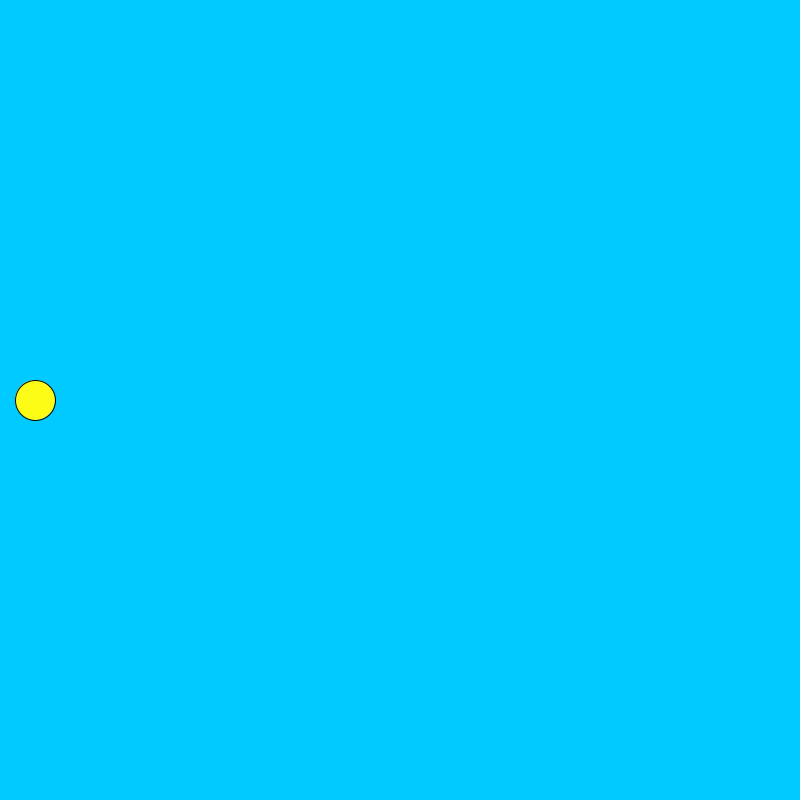
Frame 1 (no input)
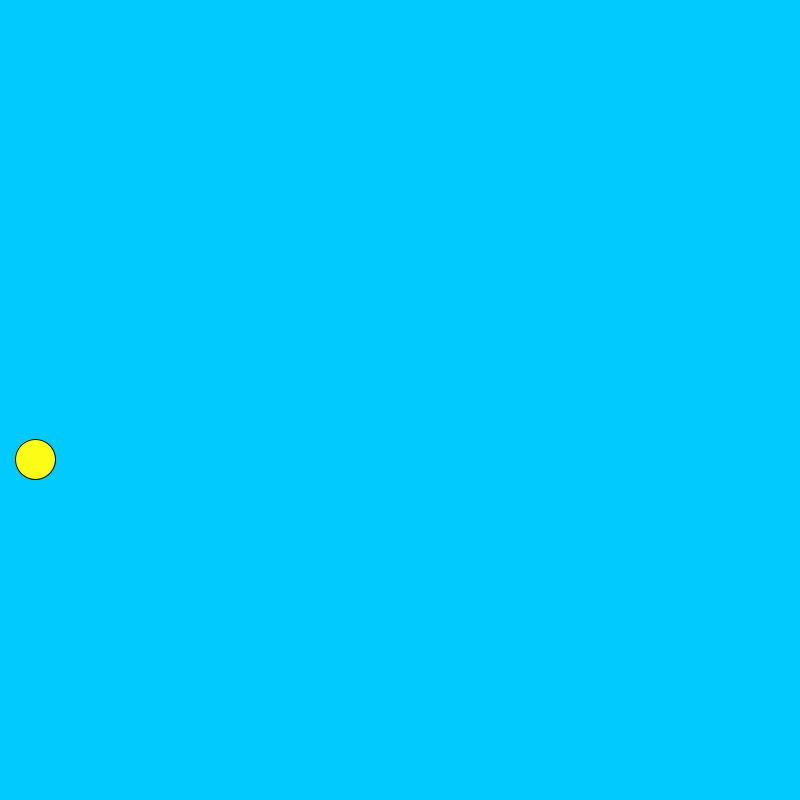
Frame 60 (the mouse pressed at the canvas centre just before this capture)
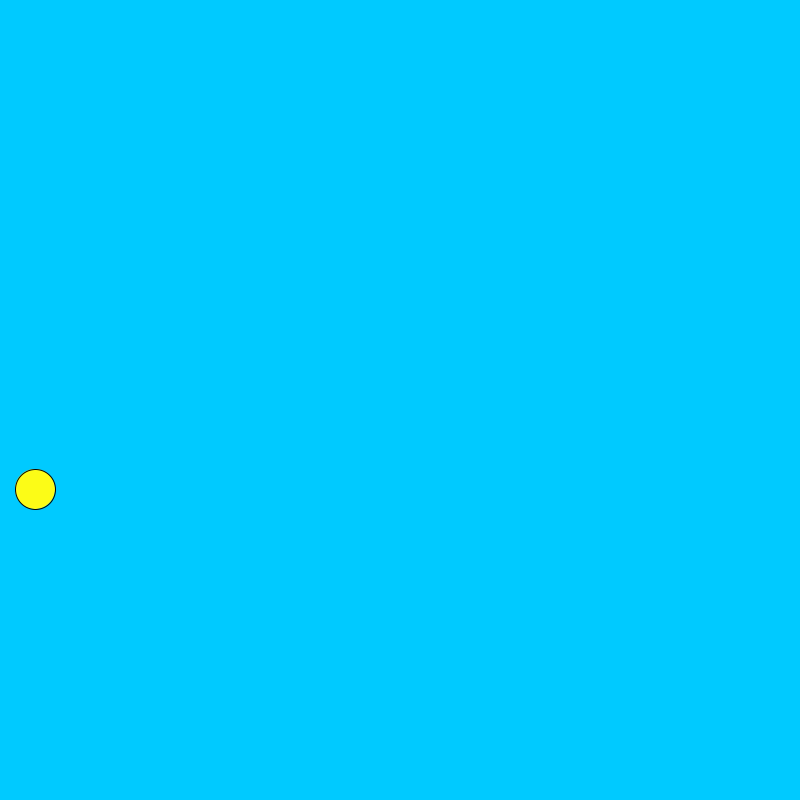
Frame 120 (the mouse held since frame 60 and released just before this capture)

The Processing sketch that drew these frames (run headless with seeded random() and noise(); from frame 60 on, the mouse is pressed at the canvas centre):

// Processing sketch: flappy_bird
// ── flappy_bird.pde
int x = 35;
int y = 400;
int birdYVelocity = 30;
int birdXVelocity = 30;
int gravity = 1;
void setup() {
size(800, 800);
}
void draw() {
background(#00CAFF);
fill(#FCFC17);
stroke(#050505);
ellipse(x,y, 40, 40);
fill( 0,255,0);
y = y + gravity;
}
void mousePressed() {
y = y- birdYVelocity;
}
